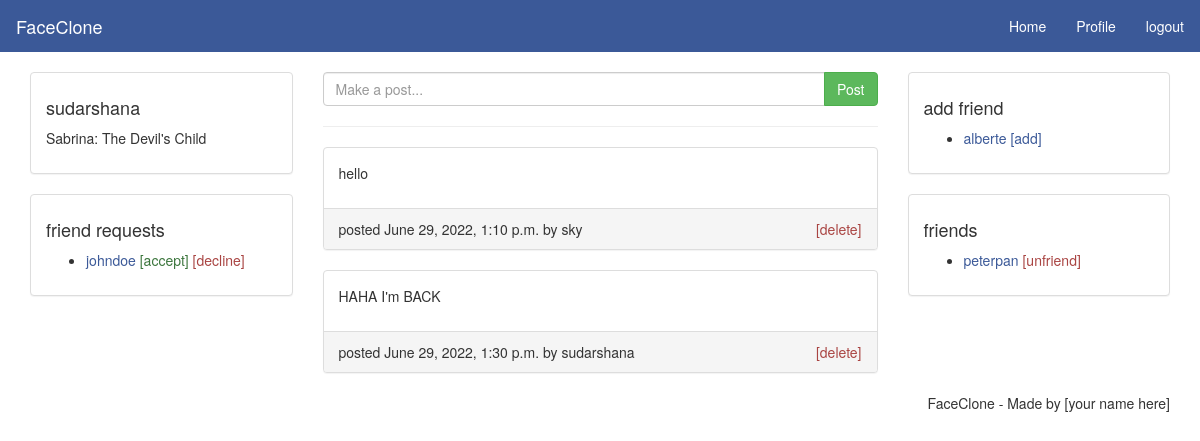
Page /home (signed in) on the committed database.
### social/models.py (models this page shows, shortened)
class UserProfile(models.Model):
    user = models.OneToOneField(User,on_delete=models.CASCADE)
    loc = models.CharField(max_length=20,blank=True)
    bio = models.TextField(max_length=300,blank=True)
    img = models.ImageField(upload_to='pics',default='avtar.jpg')

class UserPost(models.Model):
    user = models.ForeignKey(User,on_delete=models.CASCADE)
    post = models.TextField(max_length = 300,blank=False)
    date = models.DateTimeField(auto_now_add=True)

### social/views.py (the view)
# urls.py: 2. Add a URL to urlpatterns:  path('', views.home, name='home')
@login_required(login_url = 'index')
def home(request):
    user= request.user
    context = {'user':user}
    posts = UserPost.objects.all()
    context.update({"posts":posts})
    return render(request,'home.html',context)

### templates/home.html (shortened to what this page needs)
{% load static %}
<!DOCTYPE html>
<html>
<head>
  <link rel="stylesheet" type="text/css" href="{% static 'css/bootstrap.min.css' %}">
  <link rel="stylesheet" type="text/css" href="{% static 'css/style.css' %}">
</head>
<body>
  <nav class="navbar navbar-default">
    <div class="container-fluid">
      <div class="navbar-header">
        <a class="navbar-brand" href="{% url 'index' %}">FaceClone</a>
      </div>
      <ul class="nav navbar-nav navbar-right">
        <li><a href="{% url 'home' %}">Home</a></li>
        <li><a href="{% url 'profile' %}">Profile</a></li>
        <li><a href="{% url 'logout' %}">logout</a></li>
      </ul>
    </div>
  </nav>
  <main class="container">
    <div class="row">
      <div class="col-md-3">
        <div class="panel panel-default">
          <div class="panel-body">
            <h4>{{user.username}}</h4>
            <p>{{user.userprofile.bio}}</p>
          </div>
        </div>
        <div class="panel panel-default">
          <div class="panel-body">
            <h4>friend requests</h4>
            <ul>
              <li>
                <a href="#">johndoe</a>
                <a class="text-success" href="#">[accept]</a>
                <a class="text-danger" href="#">[decline]</a>
              </li>
            </ul>
          </div>
        </div>
      </div>
      <div class="col-md-6">
        <form method="post" action="{% url 'addpost' %}">
          <div class="input-group">
            <input class="form-control" type="text" name="content" placeholder="Make a post...">
            <span class="input-group-btn">
              <button class="btn btn-success" type="submit" name="post">Post</button>
            </span>
          </div>
        </form><hr>
        <div>
          {% for post in posts %}
          <div class="panel panel-default">
            <div class="panel-body">
              <p>{{post.post}}</p>
            </div>
            <div class="panel-footer">
              <span>posted {{post.date}} by {{post.user.username}}</span>
              <span class="pull-right"><a class="text-danger" href="#">[delete]</a></span>
            </div>
          </div>
          {% endfor %}
        </div>
      </div>
      <div class="col-md-3">
        <div class="panel panel-default">
          <div class="panel-body">
            <h4>add friend</h4>
            <ul>
              <li>
                <a href="#">alberte</a>
                <a href="#">[add]</a>
              </li>
            </ul>
          </div>
        </div>
        <div class="panel panel-default">
          <div class="panel-body">
            <h4>friends</h4>
            <ul>
              <li>
                <a href="#">peterpan</a>
                <a class="text-danger" href="#">[unfriend]</a>
              </li>
            </ul>
          </div>
        </div>
      </div>
    </div>
  </main>
  <footer class="container text-center">
    <ul class="nav nav-pills pull-right">
      <li>FaceClone - Made by [your name here]</li>
    </ul>
  </footer>
</body>
</html>

### static/css/style.css (style rules this page uses)
a { color: #3b5998; }
.navbar { -webkit-border-radius: 0; -moz-border-radius: 0; border-radius: 0; }
.navbar-default { background-color: #3b5998; border-color: #3b5998; }
.navbar-default .navbar-brand { color: #fff; }
.navbar-default .navbar-nav>li>a { color: #fff; }

### rows in the picture
UserPost: post "hello", date "June 29, 2022, 1:10 p.m.", user.username "sky"
UserPost: post "HAHA I'm BACK", date "June 29, 2022, 1:30 p.m.", user.username "sudarshana"

### other values in the picture
{{ user.username }} "sudarshana"
{{ user.userprofile.bio }} "Sabrina: The Devil's Child"
